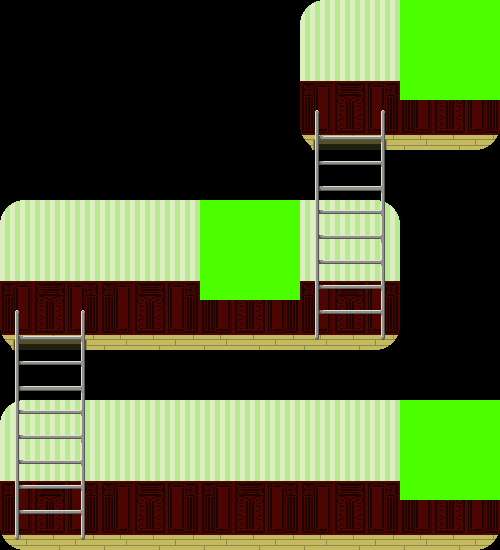

A level layout from a 2D game, rendered from its tile map. Below: a short description, then the map file with its tile-grid data intact:
An orthogonal 10x11 tile map with 50x50 px tiles, 3 tile layers (Tile Layer 1, Tile Layer 2, Tile Layer 3), 3 tilesets and 5 objects.

<map version="1.0" orientation="orthogonal" renderorder="right-down" width="10" height="11" tilewidth="50" tileheight="50" nextobjectid="6">
 <tileset firstgid="1" name="BackGround" tilewidth="50" tileheight="50" tilecount="18" columns="6">
  <image source="BackGround.png" width="300" height="150" />
 </tileset>
 <tileset firstgid="19" name="ladder" tilewidth="50" tileheight="50" tilecount="10" columns="2">
  <image source="ladder.png" width="100" height="250" />
 </tileset>
 <tileset firstgid="29" name="Interactable" tilewidth="50" tileheight="50" tilecount="4" columns="2">
  <image source="Interactable.png" width="100" height="100" />
 </tileset>
 <layer name="Tile Layer 1" width="10" height="11">
  <data encoding="csv">
0,0,0,0,0,0,1,2,5,6,
0,0,0,0,0,0,7,8,11,12,
0,0,0,0,0,0,13,14,17,18,
0,0,0,0,0,0,0,0,0,0,
1,2,3,4,3,4,5,6,0,0,
7,8,9,10,9,10,11,12,0,0,
13,14,15,16,15,16,17,18,0,0,
0,0,0,0,0,0,0,0,0,0,
1,2,3,4,3,4,3,4,5,6,
7,8,9,10,9,10,9,10,11,12,
13,14,15,16,15,16,15,16,17,18
</data>
 </layer>
 <layer name="Tile Layer 2" width="10" height="11">
  <data encoding="csv">
0,0,0,0,0,0,0,0,0,0,
0,0,0,0,0,0,0,0,0,0,
0,0,0,0,0,0,19,20,0,0,
0,0,0,0,0,0,21,22,0,0,
0,0,0,0,0,0,23,24,0,0,
0,0,0,0,0,0,25,26,0,0,
19,20,0,0,0,0,27,28,0,0,
21,22,0,0,0,0,0,0,0,0,
23,24,0,0,0,0,0,0,0,0,
25,26,0,0,0,0,0,0,0,0,
27,28,0,0,0,0,0,0,0,0
</data>
 </layer>
 <objectgroup name="Object Layer 1">
  <object id="1" x="300" y="135" width="200" height="15" />
  <object id="2" x="0" y="335" width="400" height="18" />
  <object id="3" x="0" y="535" width="500" height="15" />
 </objectgroup>
 <objectgroup name="Object Layer 2">
  <object id="4" x="325" y="110" width="50" height="225" />
  <object id="5" x="25" y="310" width="50" height="225" />
 </objectgroup>
 <layer name="Tile Layer 3" width="10" height="11">
  <data encoding="csv">
0,0,0,0,0,0,0,0,29,30,
0,0,0,0,0,0,0,0,31,32,
0,0,0,0,0,0,0,0,0,0,
0,0,0,0,0,0,0,0,0,0,
0,0,0,0,29,30,0,0,0,0,
0,0,0,0,31,32,0,0,0,0,
0,0,0,0,0,0,0,0,0,0,
0,0,0,0,0,0,0,0,0,0,
0,0,0,0,0,0,0,0,29,30,
0,0,0,0,0,0,0,0,31,32,
0,0,0,0,0,0,0,0,0,0
</data>
 </layer>
</map>